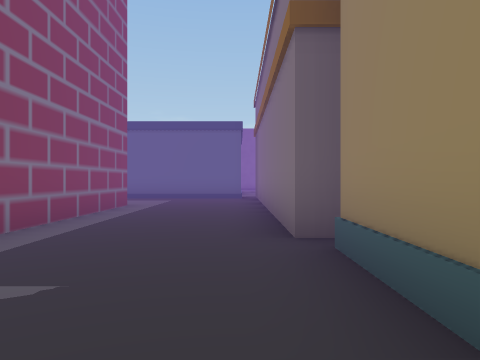
View 1 (above)

24 first-person views from a walk through a scene from a Unity 3-D project. The camera is 1.2 m above the floor, looks level and sees 70° across. The floor is counted in squares, 2 m on a side. Each view is taken from the middle of a square. On the plan, view 1 faces up. The plan holds only what a view shows up to about 10 squares ahead; the rest is blank. The place goes on beyond the plan. The player is left out. Door leaves are left out, so doorways stand open. Some surface patterns are stand-ins.

View 2
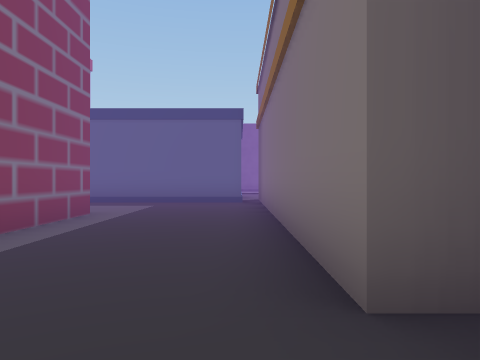

View 3
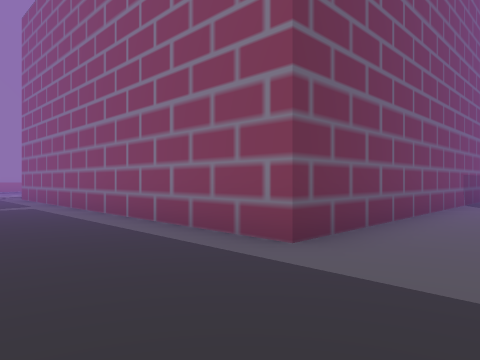

View 4
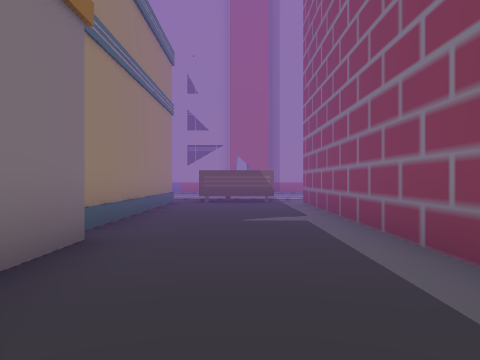

View 5
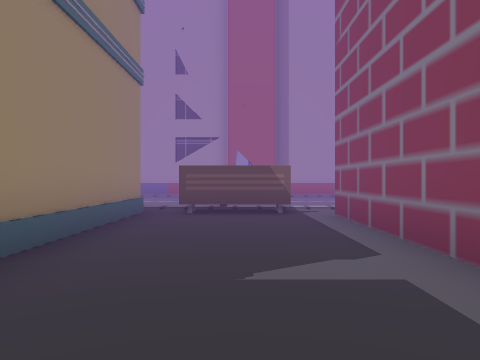

View 6
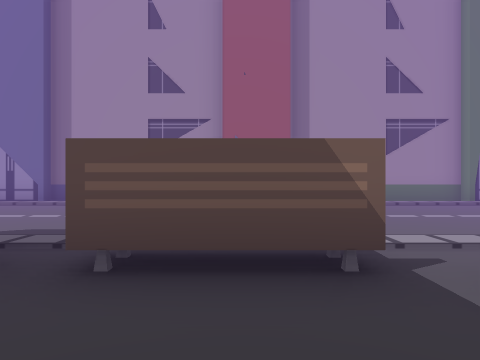

View 7
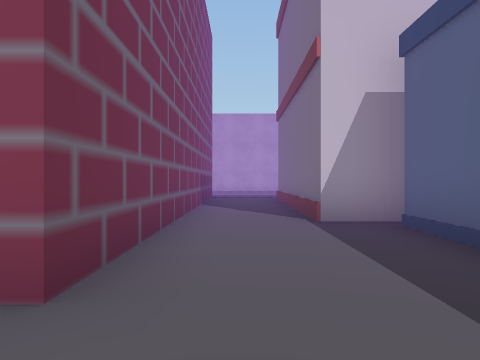

View 8
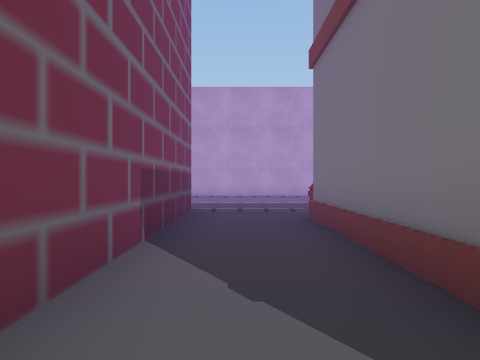

View 9
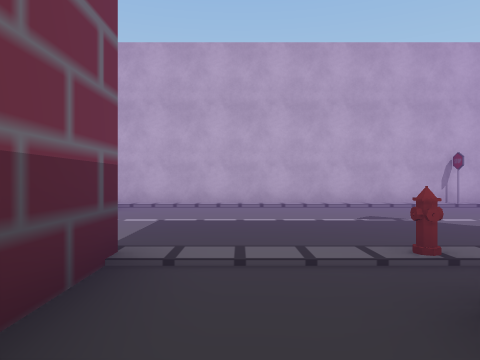

View 10
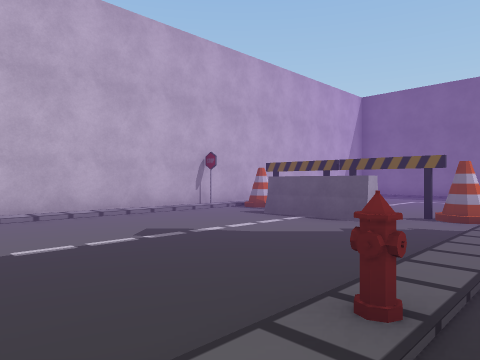

View 11
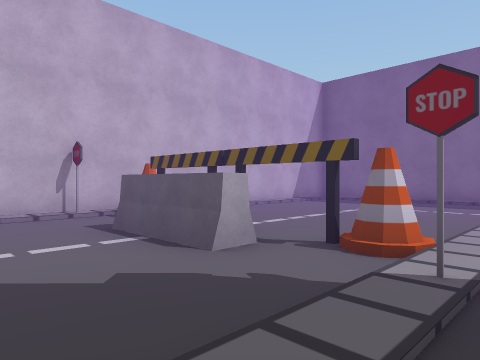

View 12
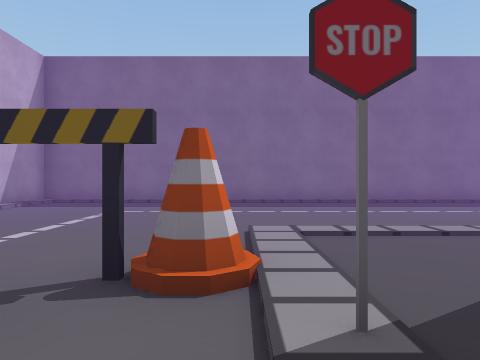

View 13
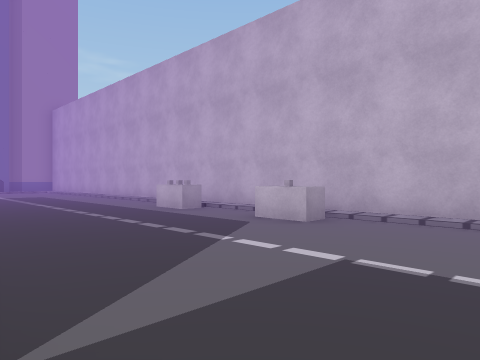

View 14
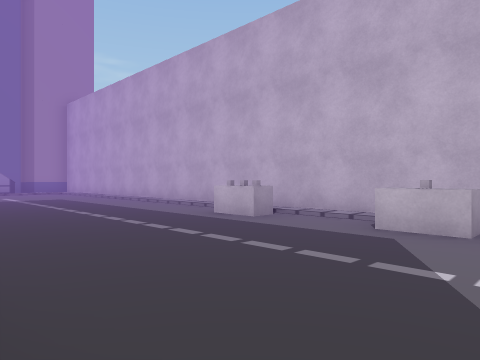

View 15
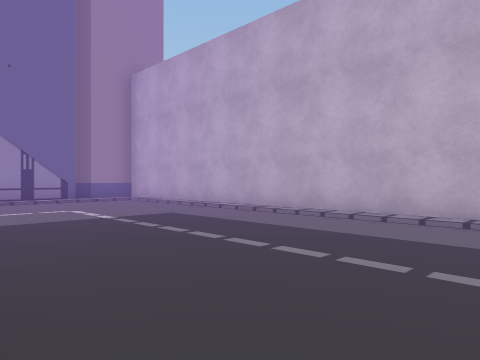

View 16
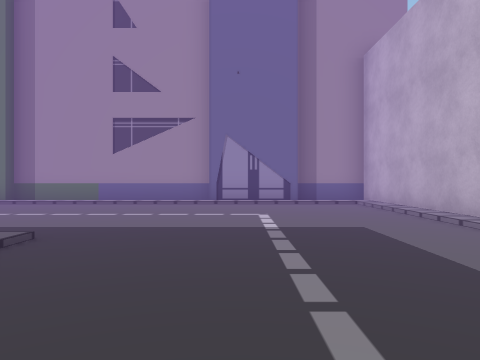

View 17
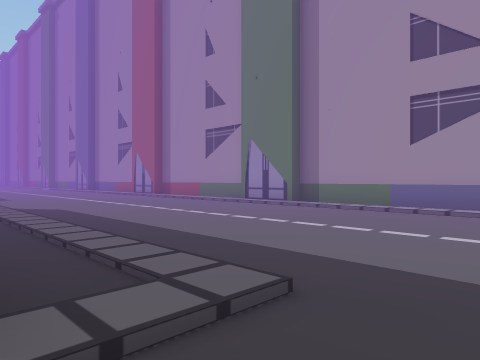

View 18
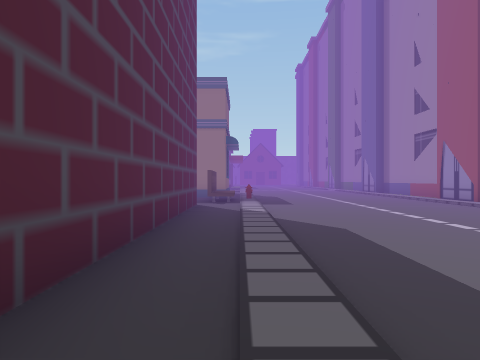

View 19
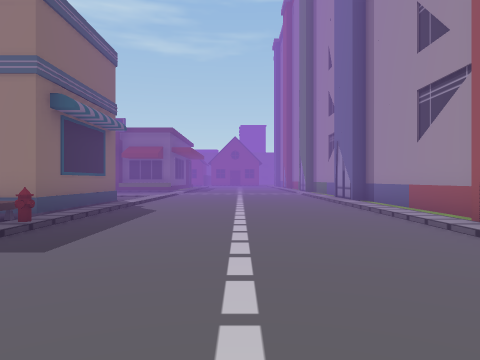

View 20
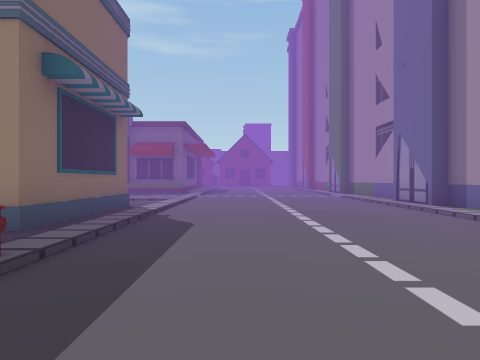

View 21
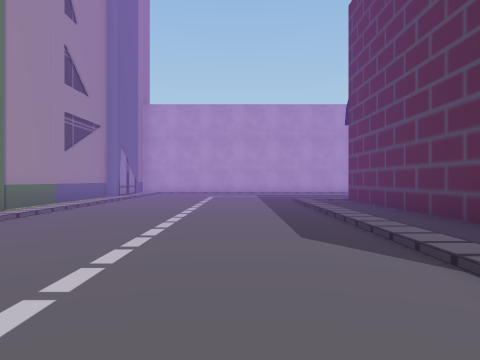

View 22
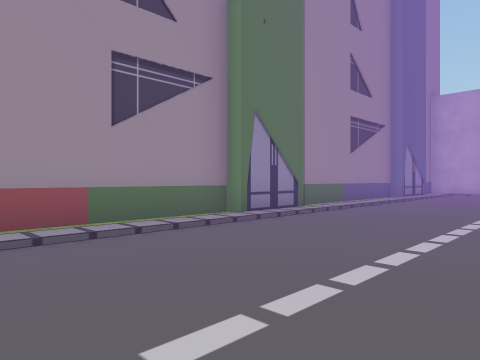

View 23
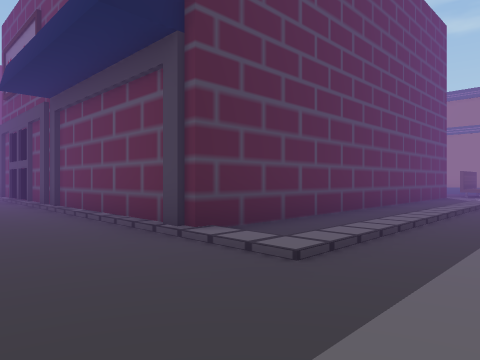

View 24
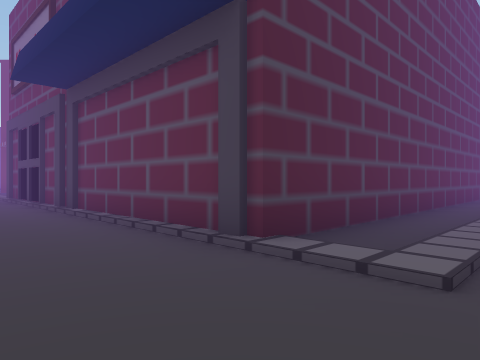

### Floor plan
Key: @ floor where view 1 was taken; # wall or solid block; x gap in a wall; . floor; / step, stairs or slope; ^ raised ledge; B building; E bench; H hydrant; C cone; O other object.
Columns run from 19 left of view 1 to 7 right of it. Each row starts with its distance up from view 1.
 23 ##############
 22 #/////////////
 21 #/...........
 20 #/..........
 19 #/.........
 18 #/.........
 17 #/....////
 16 #/..../..
 15 #/COOOC..
 14 #/.^^.#x
 13 #/......
 12 #/......            B
 11 #/......     #######B
 10 #/....H.######......B
  9 #/..../.............B
  8 #/..../#########B...B
  7 #/..../#        B...B
  6 #/O.../#        B...B
  5 #/..../#        B...B
  4 #/..../#        B...B
  3 #/O.../#        B...#
  2 #/..../         B...#
  1 #/..../         B...#
  0 #/..../         B..@#
 -1 #/..../#        B...#
 -2 #/..../##########EEE#####./
 -3 #/..../...........H......./
 -4 #/.........................
 -5 #/.........................
 -6 #/.........................
 -7 #/.........................
 -8 #/.........................
 -9 #..BB.....BBB....BB....BBB.
-10  BB  BBBBB  BBBBB  BBBB   B

Where each view was taken, in squares from view 1:
view 1: 0 up, 0 right, facing up
view 2: 2 up, 0 right, facing up
view 3: 10 up, 0 right, facing down-left
view 4: 7 up, 1 left, facing down
view 5: 4 up, 1 left, facing down
view 6: 0 up, 1 left, facing down
view 7: 9 up, 1 left, facing left
view 8: 9 up, 6 left, facing left
view 9: 9 up, 10 left, facing left
view 10: 9 up, 12 left, facing up-left
view 11: 12 up, 12 left, facing up-left
view 12: 13 up, 13 left, facing up
view 13: 9 up, 13 left, facing down-left
view 14: 7 up, 13 left, facing down-left
view 15: 1 up, 13 left, facing down-left
view 16: 0 up, 15 left, facing down
view 17: 2 down, 14 left, facing down-right
view 18: 3 down, 11 left, facing right
view 19: 6 down, 5 left, facing right
view 20: 5 down, 3 left, facing right
view 21: 5 down, 3 left, facing left
view 22: 5 down, 3 left, facing down-left
view 23: 5 down, 15 left, facing up-right
view 24: 4 down, 15 left, facing up-right
